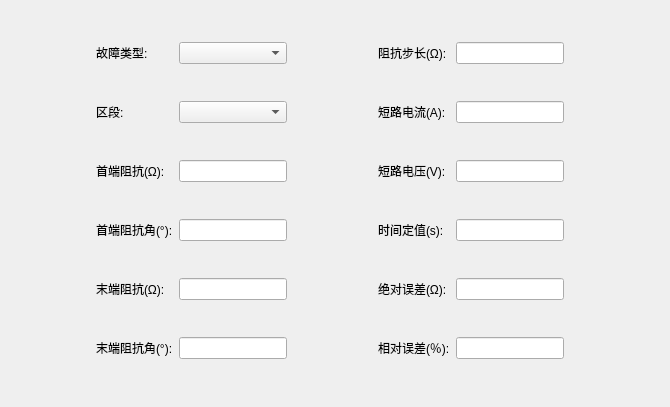
<?xml version="1.0" encoding="UTF-8"?>
<ui version="4.0">
 <class>QDistanceSearchItemParaEditWidget</class>
 <widget class="QWidget" name="QDistanceSearchItemParaEditWidget">
  <property name="geometry">
   <rect>
    <x>0</x>
    <y>0</y>
    <width>670</width>
    <height>407</height>
   </rect>
  </property>
  <property name="windowTitle">
   <string>QRecloseAccItemParaEditWidget</string>
  </property>
  <layout class="QHBoxLayout" name="horizontalLayout">
   <item>
    <layout class="QGridLayout" name="m_gridLayout">
     <property name="rightMargin">
      <number>10</number>
     </property>
     <item row="0" column="0">
      <spacer name="horizontalSpacer_2">
       <property name="orientation">
        <enum>Qt::Horizontal</enum>
       </property>
       <property name="sizeHint" stdset="0">
        <size>
         <width>40</width>
         <height>20</height>
        </size>
       </property>
      </spacer>
     </item>
     <item row="7" column="1">
      <widget class="QLabel" name="m_labEndZAng">
       <property name="text">
        <string>末端阻抗角(°):</string>
       </property>
       <property name="alignment">
        <set>Qt::AlignLeading|Qt::AlignLeft|Qt::AlignVCenter</set>
       </property>
      </widget>
     </item>
     <item row="6" column="1">
      <widget class="QLabel" name="m_labEndZ">
       <property name="text">
        <string>末端阻抗(Ω):</string>
       </property>
       <property name="alignment">
        <set>Qt::AlignLeading|Qt::AlignLeft|Qt::AlignVCenter</set>
       </property>
      </widget>
     </item>
     <item row="6" column="5">
      <widget class="QLineEdit" name="m_editAbsErr"/>
     </item>
     <item row="7" column="4">
      <widget class="QLabel" name="m_labRelErr">
       <property name="text">
        <string>相对误差(％):</string>
       </property>
       <property name="alignment">
        <set>Qt::AlignLeading|Qt::AlignLeft|Qt::AlignVCenter</set>
       </property>
      </widget>
     </item>
     <item row="3" column="5">
      <widget class="QLineEdit" name="m_editFaultVf"/>
     </item>
     <item row="4" column="5">
      <widget class="QLineEdit" name="m_editTSetting"/>
     </item>
     <item row="6" column="2">
      <widget class="QLineEdit" name="m_editEndVal"/>
     </item>
     <item row="6" column="4">
      <widget class="QLabel" name="m_labAbsErr">
       <property name="text">
        <string>绝对误差(Ω):</string>
       </property>
       <property name="alignment">
        <set>Qt::AlignLeading|Qt::AlignLeft|Qt::AlignVCenter</set>
       </property>
      </widget>
     </item>
     <item row="7" column="2">
      <widget class="QLineEdit" name="m_editEndValAng"/>
     </item>
     <item row="0" column="1">
      <widget class="QLabel" name="m_labFaultType">
       <property name="text">
        <string>故障类型:</string>
       </property>
       <property name="alignment">
        <set>Qt::AlignLeading|Qt::AlignLeft|Qt::AlignVCenter</set>
       </property>
      </widget>
     </item>
     <item row="7" column="5">
      <widget class="QLineEdit" name="m_editRelErr"/>
     </item>
     <item row="0" column="2">
      <widget class="CExBaseListComboBox" name="m_cbbFaultType">
       <property name="sizePolicy">
        <sizepolicy hsizetype="Expanding" vsizetype="Fixed">
         <horstretch>0</horstretch>
         <verstretch>0</verstretch>
        </sizepolicy>
       </property>
      </widget>
     </item>
     <item row="1" column="5">
      <widget class="QLineEdit" name="m_editFaultIf"/>
     </item>
     <item row="1" column="4">
      <widget class="QLabel" name="m_labFaultCur">
       <property name="text">
        <string>短路电流(A):</string>
       </property>
       <property name="alignment">
        <set>Qt::AlignLeading|Qt::AlignLeft|Qt::AlignVCenter</set>
       </property>
      </widget>
     </item>
     <item row="3" column="4">
      <widget class="QLabel" name="m_labFaultVol">
       <property name="text">
        <string>短路电压(V):</string>
       </property>
       <property name="alignment">
        <set>Qt::AlignLeading|Qt::AlignLeft|Qt::AlignVCenter</set>
       </property>
      </widget>
     </item>
     <item row="4" column="4">
      <widget class="QLabel" name="m_labTSetting">
       <property name="text">
        <string>时间定值(s):</string>
       </property>
       <property name="alignment">
        <set>Qt::AlignLeading|Qt::AlignLeft|Qt::AlignVCenter</set>
       </property>
      </widget>
     </item>
     <item row="0" column="3">
      <spacer name="horizontalSpacer">
       <property name="orientation">
        <enum>Qt::Horizontal</enum>
       </property>
       <property name="sizeHint" stdset="0">
        <size>
         <width>40</width>
         <height>20</height>
        </size>
       </property>
      </spacer>
     </item>
     <item row="0" column="4">
      <widget class="QLabel" name="m_labStep">
       <property name="text">
        <string>阻抗步长(Ω):</string>
       </property>
       <property name="alignment">
        <set>Qt::AlignLeading|Qt::AlignLeft|Qt::AlignVCenter</set>
       </property>
      </widget>
     </item>
     <item row="3" column="2">
      <widget class="QLineEdit" name="m_editBeginVal"/>
     </item>
     <item row="3" column="1">
      <widget class="QLabel" name="m_labBegZ">
       <property name="text">
        <string>首端阻抗(Ω):</string>
       </property>
       <property name="alignment">
        <set>Qt::AlignLeading|Qt::AlignLeft|Qt::AlignVCenter</set>
       </property>
      </widget>
     </item>
     <item row="4" column="1">
      <widget class="QLabel" name="m_labBegZAng">
       <property name="text">
        <string>首端阻抗角(°):</string>
       </property>
       <property name="alignment">
        <set>Qt::AlignLeading|Qt::AlignLeft|Qt::AlignVCenter</set>
       </property>
      </widget>
     </item>
     <item row="0" column="5">
      <widget class="QLineEdit" name="m_editStep"/>
     </item>
     <item row="1" column="1">
      <widget class="QLabel" name="m_labZoneType">
       <property name="text">
        <string>区段:</string>
       </property>
       <property name="alignment">
        <set>Qt::AlignLeading|Qt::AlignLeft|Qt::AlignVCenter</set>
       </property>
      </widget>
     </item>
     <item row="1" column="2">
      <widget class="CExBaseListComboBox" name="m_cbbZoneType"/>
     </item>
     <item row="4" column="2">
      <widget class="QLineEdit" name="m_editBeginValAng"/>
     </item>
     <item row="0" column="6">
      <spacer name="horizontalSpacer_3">
       <property name="orientation">
        <enum>Qt::Horizontal</enum>
       </property>
       <property name="sizeHint" stdset="0">
        <size>
         <width>40</width>
         <height>20</height>
        </size>
       </property>
      </spacer>
     </item>
    </layout>
   </item>
  </layout>
 </widget>
 <layoutdefault spacing="6" margin="11"/>
 <customwidgets>
  <customwidget>
   <class>CExBaseListComboBox</class>
   <extends>QComboBox</extends>
   <header>../../../../Module/BaseClass/QT/QExBaseListComboBox.h</header>
  </customwidget>
 </customwidgets>
 <resources/>
 <connections/>
</ui>
